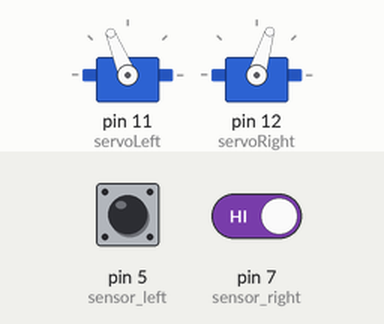
Simulated run of this sketch. Board: Arduino Uno, built with avr-gcc and run on an emulated ATmega328P. On the bench: 2 × servo. The test bench sets the inputs (shaded band); at power-on: pin 5 (sensor_left) HIGH, pin 7 (sensor_right) HIGH. What the sketch prints to the serial monitor is not drawn.

Above: at 1.2 s.
1.3 s: pin 5 (sensor_left) driven LOW
At 1.9 s:
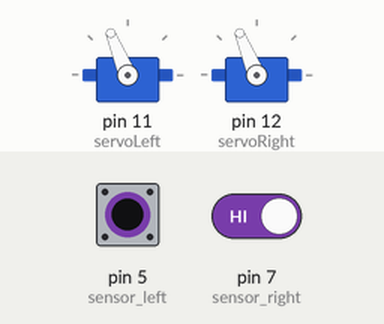
4.3 s: pin 7 (sensor_right) driven LOW
7.1 s: pin 7 (sensor_right) driven HIGH
At 7.7 s:
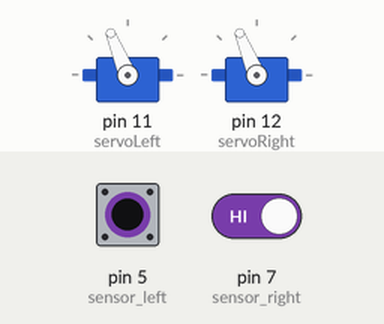
10.1 s: pin 5 (sensor_left) driven HIGH
At 11.6 s:
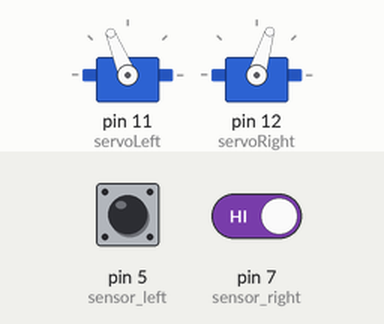
13.1 s: pin 5 (sensor_left) pulsed LOW 2 times (0.12 s each, 0.3 s apart)
At 13.23 s:
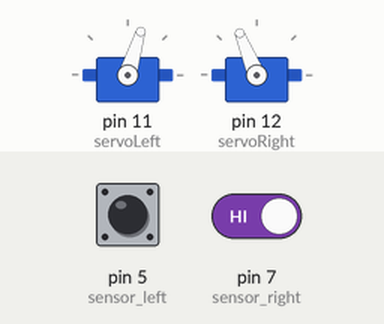
16.7 s: pin 5 (sensor_left) driven LOW and pin 7 (sensor_right) driven LOW
At 17.3 s:
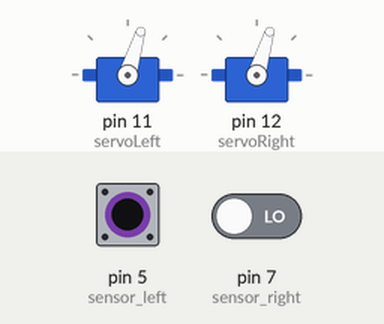
Timing chart, 0 to 20.7 s (numbered marks = the images above; inputs shaded):
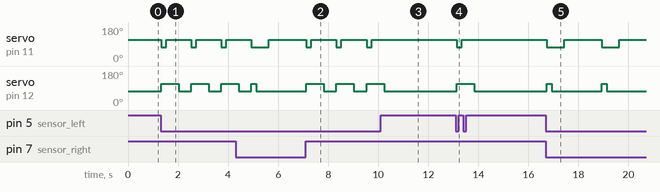

Measured:
- after the input at 1.3 s, servo on pin 11 (servoLeft): alternates 112° for 1.0 s and 73° for 0.20 s, starting at once; servo on pin 12 (servoRight): alternates 112° for 0.70 s and 73° for 0.50 s, starting at once
- after the input at 7.1 s, servo on pin 11 (servoLeft): alternates 112° for 1.0 s and 73° for 0.20 s, starting after 0.23 s; servo on pin 12 (servoRight): alternates 112° for 0.70 s and 73° for 0.50 s, starting after 0.73 s
- after the input at 10.1 s, servo on pin 11 (servoLeft): stops changing and stays 112°; servo on pin 12 (servoRight): goes on until 10.2 s, then stays 73°
- after the input at 13.1 s, servo on pin 11 (servoLeft): 112° → 73° at once, → 112° 0.20 s later; servo on pin 12 (servoRight): 73° → 112° at once, → 73° 0.70 s later
- after the input at 16.7 s, servo on pin 11 (servoLeft): alternates 112° for 1.5 s and 73° for 0.70 s, starting at once; servo on pin 12 (servoRight): alternates 112° for 0.20 s and 73° for 2.0 s, starting at once

The sketch:

robot_sensor.ino
```cpp
#include <Servo.h>

int sensor_right = 7;
int sensor_left = 5;

Servo servoRight;
Servo servoLeft;

void forward(){
  servoRight.writeMicroseconds(1300);
  servoLeft.writeMicroseconds(1700);
}
void backward(){
  servoRight.writeMicroseconds(1700);
  servoLeft.writeMicroseconds(1300);
}
void left(){
  servoRight.writeMicroseconds(1300);
  servoLeft.writeMicroseconds(1300);
}
void right(){
  servoRight.writeMicroseconds(1700);
  servoLeft.writeMicroseconds(1700);
}
void stopping(){
  servoRight.writeMicroseconds(1500);
  servoLeft.writeMicroseconds(1500);
}

void setup() {
  // put your setup code here, to run once:

  Serial.begin(9600);

  servoLeft.attach(11);
  servoRight.attach(12);
  stopping();
  pinMode(sensor_right, INPUT_PULLUP);
  pinMode(sensor_left, INPUT_PULLUP);
  digitalWrite(sensor_right,HIGH);
  digitalWrite(sensor_left, HIGH);
}
void loop(){
//  digitalRead(sensor_right);
//  digitalRead(sensor_left);

  if (digitalRead(sensor_left)== LOW && digitalRead(sensor_right)== LOW){
    Serial.print("I am HIGHHHHH");
    backward();
    delay(200);
    left();
    delay(500);
    forward();
    delay(1500);
  }
  else if (digitalRead(sensor_right) == LOW && digitalRead(sensor_left)== HIGH){
    Serial.print("sensor right is HIGHH");
    backward();
    delay(200);
    left();
    delay(500);
    forward();
    delay(500);
  }
  else if (digitalRead(sensor_left) == LOW && digitalRead(sensor_right)== HIGH){
    Serial.print("sensor left is HIGHHH");
    backward();
    delay(200);
    right();
    delay(500);
    forward();
    delay(500);
  }
  else if (digitalRead(sensor_left) == HIGH && digitalRead(sensor_right)== HIGH){
    Serial.print("both are low");
    forward();
  }
 }
```
